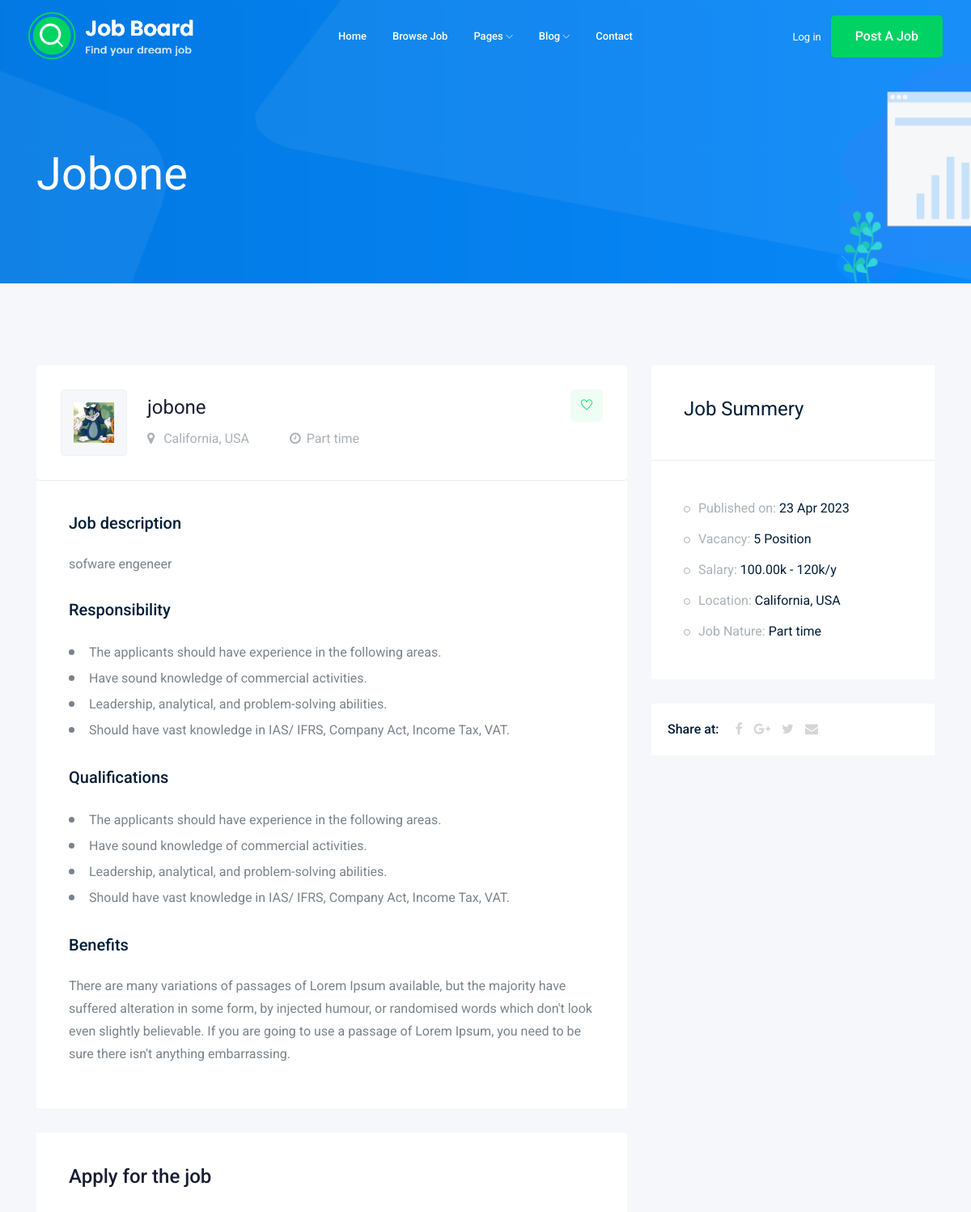
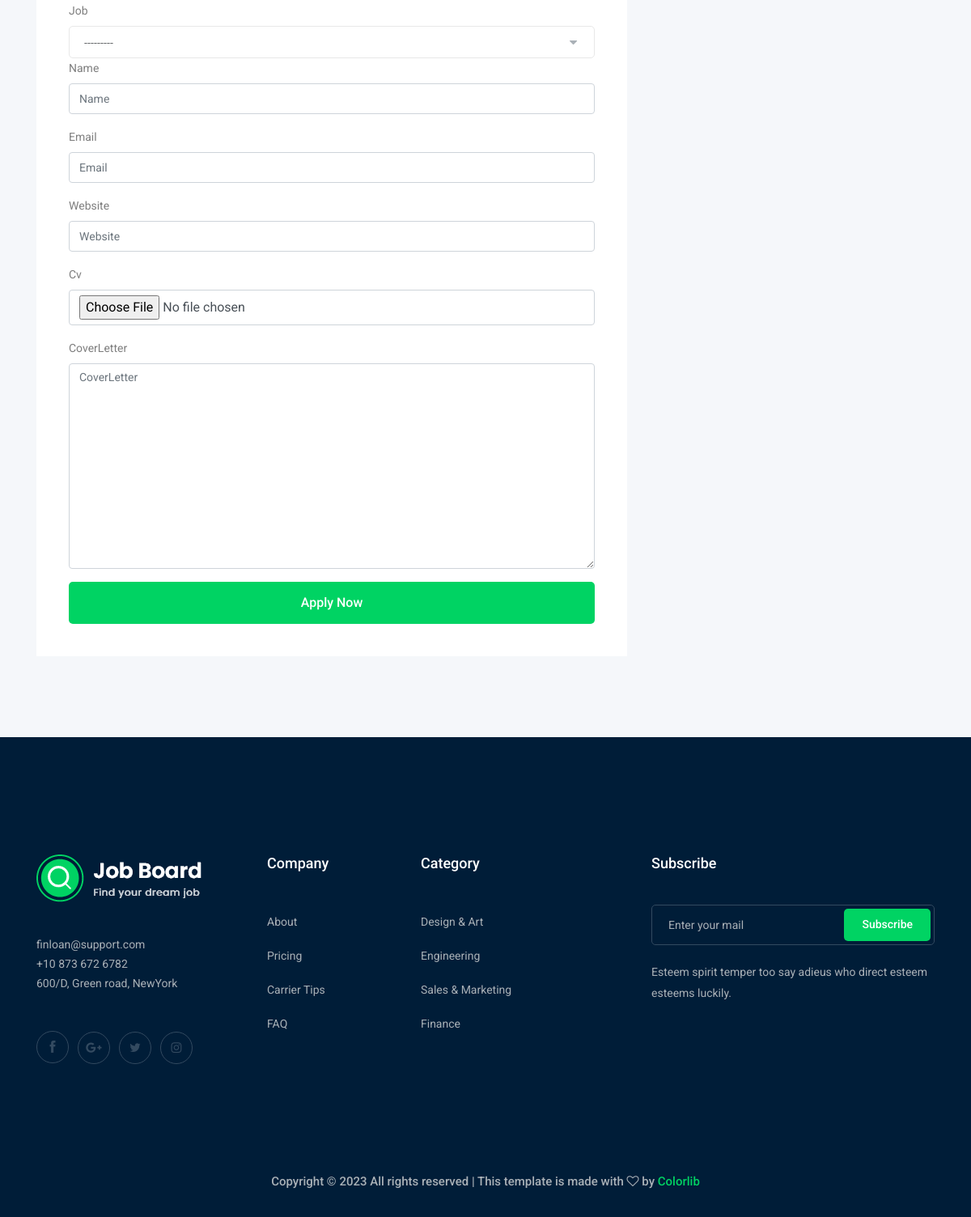
The app's page /jobs/jobone with its own data (2 pictures, top to bottom).
### job/models.py (models this page shows, shortened)
class JobModel(models.Model):
    def imageGenerator(instance, fileName):
        imageName , extension = fileName.split(".")
        return f"jobsImages/{instance.id}.{extension}"
    title = models.CharField(max_length=100)
    jobType = models.CharField(max_length=50, choices=JOB_TYPE)
    description = models.TextField(max_length=1000, null=True)
    published_at = models.DateTimeField(auto_now=True)
    vacancy = models.IntegerField(default=1)
    salary = models.DecimalField(default=0, decimal_places=2, max_digits=5)
    experience = models.IntegerField(default=1)
    category = models.ForeignKey(CategoryModel, on_delete=models.CASCADE, null=True)
    image = models.ImageField(upload_to = imageGenerator, null=True)
    slug = models.SlugField(null=True, blank=True)
    def __str__(self):
        return self.title

### job/views.py (the view)
# urls.py: path('jobs/<str:slug>', views.jobDetails,name='jobDetailsPage'),
def jobDetails(request, slug):
    jobObject = JobModel.objects.get(slug=slug)
    if request.method=="POST":
        form = ApplyForm(request.POST, request.FILES)
        if form.is_valid():
            form.save()
            print("done")
    else:
        form = ApplyForm
    context= {
        'job': jobObject,
        'form': form,
    }
    return render(request, 'pages/jobDetails.html', context)

### templates/pages/jobDetails.html (shortened to what this page needs)
{% extends 'base.html' %}
{% load django_bootstrap5 %}
{% block content %}
    <div class="bradcam_area bradcam_bg_1">
        <div class="container">
            <div class="row">
                <div class="col-xl-12">
                    <div class="bradcam_text">
                        <h3>{{ job.title }}</h3>
                    </div>
                </div>
            </div>
        </div>
    </div>
    <div class="job_details_area">
        <div class="container">
            <div class="row">
                <div class="col-lg-8">
                    <div class="job_details_header">
                        <div class="single_jobs white-bg d-flex justify-content-between">
                            <div class="jobs_left d-flex align-items-center">
                                <div class="thumb">
                                    <img class="img-fluid" src="{{ job.image.url }}" alt="">
                                </div>
                                <div class="jobs_conetent">
                                    <a href="#"><h4>{{ job.title }}</h4></a>
                                    <div class="links_locat d-flex align-items-center">
                                        <div class="location">
                                            <p> <i class="fa fa-map-marker"></i> California, USA</p>
                                        </div>
                                        <div class="location">
                                            <p> <i class="fa fa-clock-o"></i>{{ job.jobType }}</p>
                                        </div>
                                    </div>
                                </div>
                            </div>
                            <div class="jobs_right">
                                <div class="apply_now">
                                    <a class="heart_mark" href="#"> <i class="ti-heart"></i> </a>
                                </div>
                            </div>
                        </div>
                    </div>
                    <div class="descript_wrap white-bg">
                        <div class="single_wrap">
                            <h4>Job description</h4>
                            <p>{{ job.description }}</p>
                        </div>
                        <div class="single_wrap">
                            <h4>Responsibility</h4>
                            <ul>
                                <li>The applicants should have experience in the following areas.
                                </li>
                                <li>Have sound knowledge of commercial activities.</li>
                                <li>Leadership, analytical, and problem-solving abilities.</li>
                                <li>Should have vast knowledge in IAS/ IFRS, Company Act, Income Tax, VAT.</li>
                            </ul>
                        </div>
                        <div class="single_wrap">
                            <h4>Qualifications</h4>
                            <ul>
                                <li>The applicants should have experience in the following areas.
                                </li>
                                <li>Have sound knowledge of commercial activities.</li>
                                <li>Leadership, analytical, and problem-solving abilities.</li>
                                <li>Should have vast knowledge in IAS/ IFRS, Company Act, Income Tax, VAT.</li>
                            </ul>
                        </div>
                        <div class="single_wrap">
                            <h4>Benefits</h4>
                            <p>There are many variations of passages of Lorem Ipsum available, but the majority have suffered alteration in some form, by injected humour, or randomised words which don't look even slightly believable. If you are going to use a passage of Lorem Ipsum, you need to be sure there isn't anything embarrassing.</p>
                        </div>
                    </div>
                    <div class="apply_job_form white-bg">
                        <h4>Apply for the job</h4>
                        <form action="#" method="POST" enctype="multipart/form-data">
                        {% bootstrap_form form %}
                        <button class="boxed-btn3 w-100" type="submit">Apply Now</button>
                        </form>
                    </div>
                </div>
                <div class="col-lg-4">
                    <div class="job_sumary">
                        <div class="summery_header">
                            <h3>Job Summery</h3>
                        </div>
                        <div class="job_content">
                            <ul>
                                <li>Published on: <span>{{ job.published_at | date:'d M o'}}</span></li>
                                <li>Vacancy: <span>{{ job.vacancy}} Position</span></li>
                                <li>Salary: <span>{{ job.salary }}k - 120k/y</span></li>
                                <li>Location: <span>California, USA</span></li>
                                <li>Job Nature: <span>{{ job.jobType }}</span></li>
                            </ul>
                        </div>
                    </div>
                    <div class="share_wrap d-flex">
                        <span>Share at:</span>
                        <ul>
                            <li><a href="#"> <i class="fa fa-facebook"></i></a> </li>
                            <li><a href="#"> <i class="fa fa-google-plus"></i></a> </li>
                            <li><a href="#"> <i class="fa fa-twitter"></i></a> </li>
                            <li><a href="#"> <i class="fa fa-envelope"></i></a> </li>
                        </ul>
                    </div>
                    <div class="job_location_wrap">
                        <div class="job_lok_inner">
                            <div id="map" style="height: 200px;"></div>
                          </div>
                    </div>
                </div>
            </div>
        </div>
    </div>
{% endblock%}

### records on screen
JobModel: title "Jobone", image (picture), title "jobone", jobType "Part time", description "sofware engeneer", published_at "23 Apr 2023", vacancy "5", salary "100.00"
